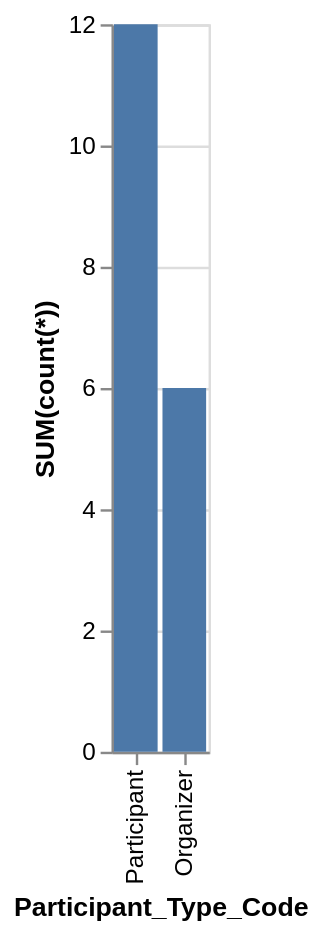

The specification (Vega-Lite) saved for this image:
### Vega-Lite specification from a JSON file in a GitHub repository (floating-point values rounded to 4 significant figures)
{"data": {"values": [{"x_data": "Participant", "y_data": 12}, {"x_data": "Organizer", "y_data": 6}]}, "mark": "bar", "encoding": {"x": {"field": "x_data", "type": "nominal", "title": "Participant_Type_Code", "sort": "descending"}, "y": {"field": "y_data", "type": "quantitative", "title": "SUM(count(*))"}}}
